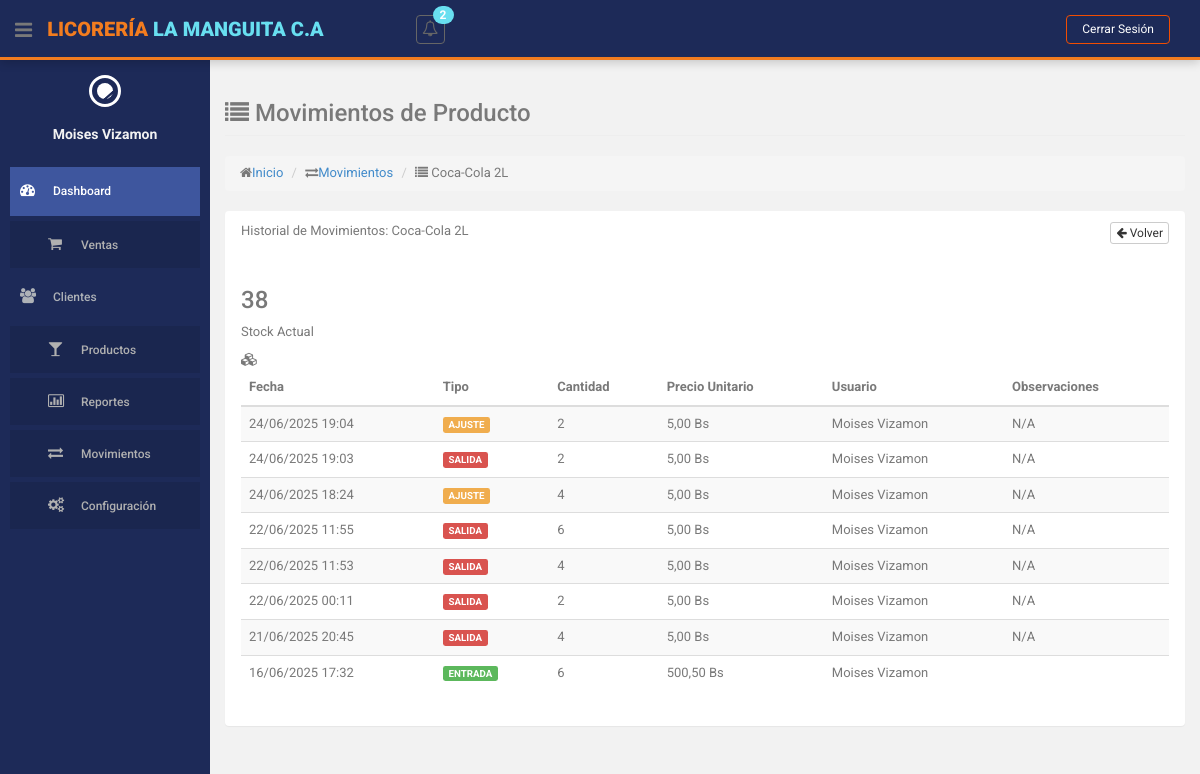
The app's page /index.php?action=movimientos-inventario&method=porProducto&id=1 (signed in), older data.
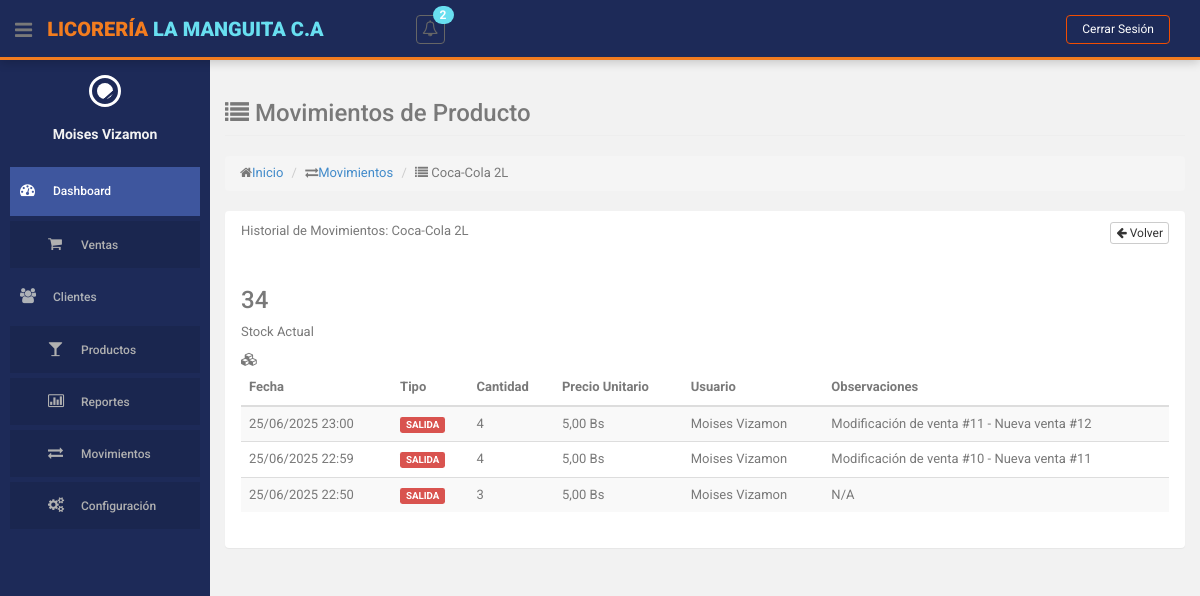
The same page, newer data.
### tables this page shows
CREATE TABLE `producto` (
  `id` int(10) NOT NULL,
  `descripcion` varchar(255) NOT NULL,
  `cantidad` int(255) NOT NULL,
  `precio` decimal(10,2) NOT NULL,
  `id_categoria` int(11) NOT NULL,
  `id_estatus` int(11) NOT NULL
);

CREATE TABLE `movimientos_inventario` (
  `id` int(11) NOT NULL,
  `id_producto` int(10) NOT NULL,
  `tipo_movimiento` enum('ENTRADA','SALIDA','AJUSTE') NOT NULL,
  `cantidad` int(11) NOT NULL,
  `precio_unitario` decimal(10,2) DEFAULT NULL,
  `id_referencia` int(11) DEFAULT NULL COMMENT 'ID de la tabla referencia (venta, compra, etc)',
  `tipo_referencia` varchar(50) DEFAULT NULL COMMENT 'Tipo de referencia (VENTA, COMPRA, etc)',
  `fecha_movimiento` datetime NOT NULL DEFAULT current_timestamp(),
  `id_usuario` int(10) NOT NULL,
  `observaciones` varchar(255) DEFAULT NULL,
  `id_estatus` int(11) NOT NULL DEFAULT 1,
  `id_movimiento_original` int(11) DEFAULT NULL,
  `fecha_actualizacion` datetime DEFAULT NULL
);

### controllers/MovimientoInventarioController.php (called while the page is built, shortened)
<?php
class MovimientoInventarioController
{
    private $model;
    private $productoModel;
    public function __construct()
    {
        require_once ROOT_PATH . 'models/MovimientoInventarioModel.php';
        require_once ROOT_PATH . 'models/ProductoModel.php';
        $this->model = new MovimientoInventarioModel();
        $this->productoModel = new ProductoModel();
    }
    public function porProducto($idProducto)
    {
        $producto = $this->productoModel->obtenerProductoPorId($idProducto);
        $movimientos = $this->model->obtenerMovimientosPorProducto($idProducto);
        $this->loadView('movimientos_inventario/por_producto', [
            'producto' => $producto,
            'movimientos' => $movimientos
        ]);
    }
    private function loadView($view, $data = [])
    {
        extract($data);
        require ROOT_PATH . 'views/layouts/header.php';
        require ROOT_PATH . 'views/layouts/sidebar.php';
        require ROOT_PATH . 'views/' . $view . '.php';
        require ROOT_PATH . 'views/layouts/footer.php';
    }
}

### models/ProductoModel.php (called while the page is built, shortened)
<?php
class ProductoModel
{
    private $db;
    public function __construct()
    {
        require_once ROOT_PATH . 'config/database.php';
        $database = new Database();
        $this->db = $database->getConnection();
    }
    public function obtenerProductoPorId($id)
    {
        $query = "SELECT p.*,
              c.nombre as categoria,
              e.nombre as estatus,
              tc.nombre as tipo_categoria
              FROM producto p
              JOIN categorias c ON p.id_categoria = c.id
              JOIN estatus e ON p.id_estatus = e.id
              JOIN tipos_categoria tc ON c.id_tipo_categoria = tc.id
              WHERE p.id = :id";
        $stmt = $this->db->prepare($query);
        $stmt->bindParam(":id", $id);
        $stmt->execute();
        return $stmt->fetch(PDO::FETCH_ASSOC);
    }
}

### config/database.php (called while the page is built, shortened)
<?php
class Database {
    private $host = 'localhost';
    private $db_name = 'licoreria';
    private $username = 'root';
    private $password = '';
    public function getConnection() {
        $this->conn = null;
        try {
            $this->conn = new PDO(
                "mysql:host=" . $this->host . ";dbname=" . $this->db_name,
                $this->username,
                $this->password
            );
            $this->conn->exec("set names utf8");
            $this->conn->setAttribute(PDO::ATTR_ERRMODE, PDO::ERRMODE_EXCEPTION);
        } catch(PDOException $exception) {
            echo "Error de conexión: " . $exception->getMessage();
        }
        return $this->conn;
    }
}
?>

### models/MovimientoInventarioModel.php (called while the page is built, shortened)
<?php
class MovimientoInventarioModel
{
    private $db;
    public function __construct()
    {
        require_once ROOT_PATH . 'config/database.php';
        $database = new Database();
        $this->db = $database->getConnection();
    }
    public function obtenerMovimientosPorProducto($idProducto)
    {
        $query = "SELECT mi.*,
                  CONCAT(u.nombres, ' ', u.apellidos) as usuario,
                  DATE_FORMAT(mi.fecha_movimiento, '%d/%m/%Y %H:%i') as fecha_formateada,
                  e.nombre as estado
                  FROM movimientos_inventario mi
                  JOIN usuarios u ON mi.id_usuario = u.id
                  JOIN estatus e ON mi.id_estatus = e.id
                  WHERE mi.id_producto = :id_producto
                  ORDER BY mi.fecha_movimiento DESC";
        $stmt = $this->db->prepare($query);
        $stmt->bindParam(":id_producto", $idProducto);
        $stmt->execute();
        return $stmt->fetchAll(PDO::FETCH_ASSOC);
    }
}

### views/movimientos_inventario/por_producto.php (the view)
<section id="main-content">
    <section class="wrapper">
        <div class="row">
            <div class="col-lg-12">
                <h3 class="page-header"><i class="fa fa-list"></i> Movimientos de Producto</h3>
                <ol class="breadcrumb">
                    <li><i class="fa fa-home"></i><a href="<?php echo BASE_URL; ?>">Inicio</a></li>
                    <li><i class="fa fa-exchange"></i><a href="<?= BASE_URL ?>index.php?action=movimientos-inventario">Movimientos</a></li>
                    <li><i class="fa fa-list"></i> <?= $producto['descripcion'] ?></li>
                </ol>
            </div>
        </div>
        <div class="row">
            <div class="col-lg-12">
                <section class="panel">
                    <header class="panel-heading">
                        Historial de Movimientos: <?= $producto['descripcion'] ?>
                        <div class="pull-right">
                            <a href="<?= BASE_URL ?>index.php?action=movimientos-inventario" class="btn btn-default btn-xs">
                                <i class="fa fa-arrow-left"></i> Volver
                            </a>
                        </div>
                    </header>
                    <div class="panel-body">
                        <div class="row">
                            <div class="col-md-3">
                                <div class="small-box bg-aqua">
                                    <div class="inner">
                                        <h3><?= $producto['cantidad'] ?></h3>
                                        <p>Stock Actual</p>
                                    </div>
                                    <div class="icon">
                                        <i class="fa fa-cubes"></i>
                                    </div>
                                </div>
                            </div>
                        </div>
                        <table class="table table-striped table-advance table-hover">
                            <thead>
                                <tr>
                                    <th>Fecha</th>
                                    <th>Tipo</th>
                                    <th>Cantidad</th>
                                    <th>Precio Unitario</th>
                                    <th>Usuario</th>
                                    <th>Observaciones</th>
                                </tr>
                            </thead>
                            <tbody>
                                <?php foreach ($movimientos as $movimiento): ?>
                                    <tr>
                                        <td><?= $movimiento['fecha_formateada'] ?></td>
                                        <td>
                                            <span class="label label-<?= $movimiento['tipo_movimiento'] == 'ENTRADA' ? 'success' : ($movimiento['tipo_movimiento'] == 'SALIDA' ? 'danger' : 'warning'); ?>">
                                                <?= $movimiento['tipo_movimiento']; ?>
                                            </span>
                                        </td>
                                        <td><?= $movimiento['cantidad']; ?></td>
                                        <td><?= number_format($movimiento['precio_unitario'], 2, ',', '.'); ?> Bs</td>
                                        <td><?= $movimiento['usuario']; ?></td>
                                        <td><?= $movimiento['observaciones'] ?? 'N/A'; ?></td>
                                    </tr>
                                <?php endforeach; ?>
                            </tbody>
                        </table>
                    </div>
                </section>
            </div>
        </div>
    </section>
</section>

Row changes from the older to the newer data that the page shows:
removed movimientos_inventario: fecha_formateada "24/06/2025 19:04", tipo_movimiento "AJUSTE", cantidad "2", precio_unitario "5,00", usuario "Moises Vizamon", observaciones "N/A"
removed movimientos_inventario: fecha_formateada "24/06/2025 19:03", tipo_movimiento "SALIDA", cantidad "2", precio_unitario "5,00", usuario "Moises Vizamon", observaciones "N/A"
removed movimientos_inventario: fecha_formateada "24/06/2025 18:24", tipo_movimiento "AJUSTE", cantidad "4", precio_unitario "5,00", usuario "Moises Vizamon", observaciones "N/A"
removed movimientos_inventario: fecha_formateada "22/06/2025 11:55", tipo_movimiento "SALIDA", cantidad "6", precio_unitario "5,00", usuario "Moises Vizamon", observaciones "N/A"
removed movimientos_inventario: fecha_formateada "22/06/2025 11:53", tipo_movimiento "SALIDA", cantidad "4", precio_unitario "5,00", usuario "Moises Vizamon", observaciones "N/A"
removed movimientos_inventario: fecha_formateada "22/06/2025 00:11", tipo_movimiento "SALIDA", cantidad "2", precio_unitario "5,00", usuario "Moises Vizamon", observaciones "N/A"
removed movimientos_inventario: fecha_formateada "21/06/2025 20:45", tipo_movimiento "SALIDA", cantidad "4", precio_unitario "5,00", usuario "Moises Vizamon", observaciones "N/A"
removed movimientos_inventario: fecha_formateada "16/06/2025 17:32", tipo_movimiento "ENTRADA", cantidad "6", precio_unitario "500,50", usuario "Moises Vizamon"
changed producto "Coca-Cola 2L": cantidad "38" → "34"
added movimientos_inventario: fecha_formateada "25/06/2025 23:00", tipo_movimiento "SALIDA", cantidad "4", precio_unitario "5,00", usuario "Moises Vizamon", observaciones "Modificación de venta #11 - Nueva venta #12"
added movimientos_inventario: fecha_formateada "25/06/2025 22:59", tipo_movimiento "SALIDA", cantidad "4", precio_unitario "5,00", usuario "Moises Vizamon", observaciones "Modificación de venta #10 - Nueva venta #11"
added movimientos_inventario: fecha_formateada "25/06/2025 22:50", tipo_movimiento "SALIDA", cantidad "3", precio_unitario "5,00", usuario "Moises Vizamon", observaciones "N/A"
